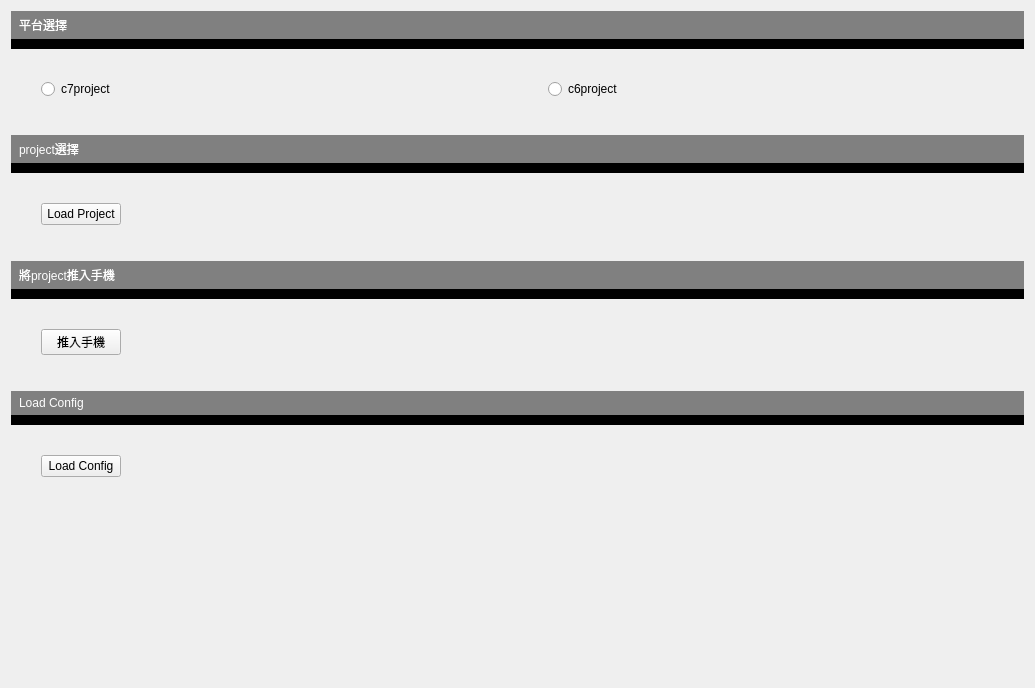
<?xml version="1.0" encoding="UTF-8"?>
<ui version="4.0">
 <class>Form</class>
 <widget class="QWidget" name="Form">
  <property name="geometry">
   <rect>
    <x>0</x>
    <y>0</y>
    <width>1035</width>
    <height>688</height>
   </rect>
  </property>
  <property name="windowTitle">
   <string>Form</string>
  </property>
  <layout class="QVBoxLayout" name="verticalLayout_5">
   <item>
    <layout class="QVBoxLayout" name="verticalLayout">
     <property name="spacing">
      <number>30</number>
     </property>
     <property name="bottomMargin">
      <number>30</number>
     </property>
     <item>
      <widget class="QLabel" name="label">
       <property name="styleSheet">
        <string notr="true">background-color: rgb(128, 128, 128);
color: white;
padding: 5px;
border-bottom: 10px solid rgb(256, 265, 256);</string>
       </property>
       <property name="text">
        <string>平台選擇</string>
       </property>
      </widget>
     </item>
     <item>
      <layout class="QHBoxLayout" name="horizontalLayout">
       <property name="leftMargin">
        <number>30</number>
       </property>
       <item>
        <widget class="QRadioButton" name="radioButton">
         <property name="text">
          <string>c7project</string>
         </property>
        </widget>
       </item>
       <item>
        <widget class="QRadioButton" name="radioButton_2">
         <property name="text">
          <string>c6project</string>
         </property>
        </widget>
       </item>
      </layout>
     </item>
    </layout>
   </item>
   <item>
    <layout class="QVBoxLayout" name="verticalLayout_2">
     <property name="spacing">
      <number>30</number>
     </property>
     <property name="bottomMargin">
      <number>30</number>
     </property>
     <item>
      <widget class="QLabel" name="label_2">
       <property name="styleSheet">
        <string notr="true">background-color: rgb(128, 128, 128);
color: white;
padding: 5px;
border-bottom: 10px solid rgb(256, 265, 256);</string>
       </property>
       <property name="text">
        <string>project選擇</string>
       </property>
      </widget>
     </item>
     <item>
      <layout class="QHBoxLayout" name="horizontalLayout_2">
       <property name="leftMargin">
        <number>30</number>
       </property>
       <item>
        <widget class="QPushButton" name="pushButton">
         <property name="sizePolicy">
          <sizepolicy hsizetype="Maximum" vsizetype="Fixed">
           <horstretch>0</horstretch>
           <verstretch>0</verstretch>
          </sizepolicy>
         </property>
         <property name="text">
          <string>Load Project</string>
         </property>
        </widget>
       </item>
       <item>
        <spacer name="horizontalSpacer">
         <property name="orientation">
          <enum>Qt::Horizontal</enum>
         </property>
         <property name="sizeHint" stdset="0">
          <size>
           <width>40</width>
           <height>20</height>
          </size>
         </property>
        </spacer>
       </item>
      </layout>
     </item>
    </layout>
   </item>
   <item>
    <layout class="QVBoxLayout" name="verticalLayout_3">
     <property name="spacing">
      <number>30</number>
     </property>
     <property name="bottomMargin">
      <number>30</number>
     </property>
     <item>
      <widget class="QLabel" name="label_3">
       <property name="styleSheet">
        <string notr="true">background-color: rgb(128, 128, 128);
color: white;
padding: 5px;
border-bottom: 10px solid rgb(256, 265, 256);</string>
       </property>
       <property name="text">
        <string>將project推入手機</string>
       </property>
      </widget>
     </item>
     <item>
      <layout class="QHBoxLayout" name="horizontalLayout_3">
       <property name="leftMargin">
        <number>30</number>
       </property>
       <item>
        <widget class="QPushButton" name="pushButton_2">
         <property name="sizePolicy">
          <sizepolicy hsizetype="Maximum" vsizetype="Fixed">
           <horstretch>0</horstretch>
           <verstretch>0</verstretch>
          </sizepolicy>
         </property>
         <property name="text">
          <string>推入手機</string>
         </property>
        </widget>
       </item>
       <item>
        <spacer name="horizontalSpacer_2">
         <property name="orientation">
          <enum>Qt::Horizontal</enum>
         </property>
         <property name="sizeHint" stdset="0">
          <size>
           <width>40</width>
           <height>20</height>
          </size>
         </property>
        </spacer>
       </item>
      </layout>
     </item>
    </layout>
   </item>
   <item>
    <layout class="QVBoxLayout" name="verticalLayout_4">
     <property name="spacing">
      <number>30</number>
     </property>
     <property name="bottomMargin">
      <number>30</number>
     </property>
     <item>
      <widget class="QLabel" name="label_4">
       <property name="styleSheet">
        <string notr="true">background-color: rgb(128, 128, 128);
color: white;
padding: 5px;
border-bottom: 10px solid rgb(256, 265, 256);</string>
       </property>
       <property name="text">
        <string>Load Config</string>
       </property>
      </widget>
     </item>
     <item>
      <layout class="QHBoxLayout" name="horizontalLayout_4">
       <property name="leftMargin">
        <number>30</number>
       </property>
       <item>
        <widget class="QPushButton" name="pushButton_3">
         <property name="sizePolicy">
          <sizepolicy hsizetype="Maximum" vsizetype="Fixed">
           <horstretch>0</horstretch>
           <verstretch>0</verstretch>
          </sizepolicy>
         </property>
         <property name="text">
          <string>Load Config</string>
         </property>
        </widget>
       </item>
       <item>
        <spacer name="horizontalSpacer_3">
         <property name="orientation">
          <enum>Qt::Horizontal</enum>
         </property>
         <property name="sizeHint" stdset="0">
          <size>
           <width>40</width>
           <height>20</height>
          </size>
         </property>
        </spacer>
       </item>
      </layout>
     </item>
     <item>
      <spacer name="verticalSpacer">
       <property name="orientation">
        <enum>Qt::Vertical</enum>
       </property>
       <property name="sizeHint" stdset="0">
        <size>
         <width>20</width>
         <height>40</height>
        </size>
       </property>
      </spacer>
     </item>
    </layout>
   </item>
  </layout>
 </widget>
 <resources/>
 <connections/>
</ui>
